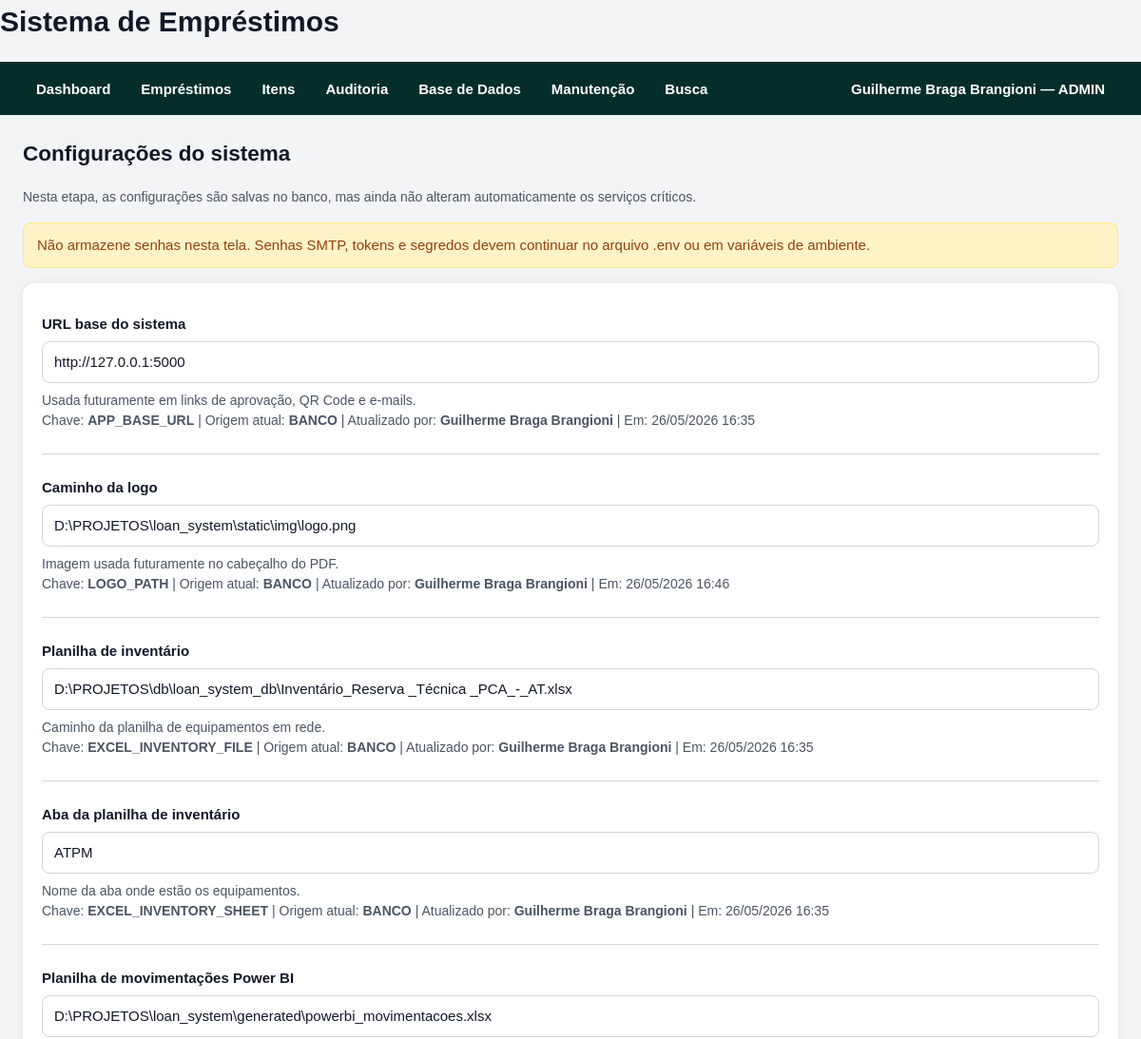
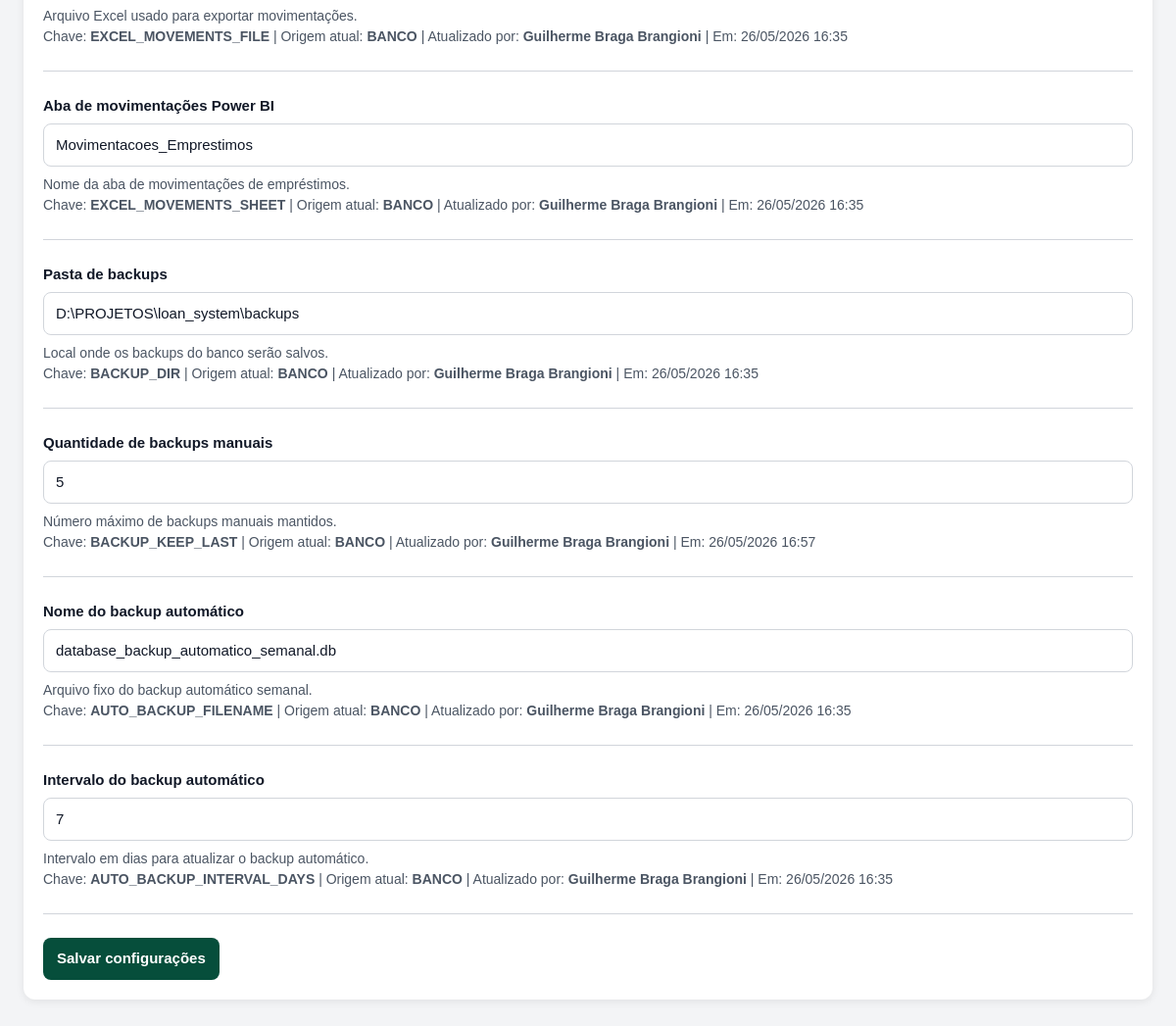
The app's page /configuracoes/ (signed in) with its own data (2 pictures, top to bottom).
### models/system_user.py (models this page shows, shortened)
class SystemUser(db.Model):
    __tablename__ = "system_users"
    id = db.Column(db.Integer, primary_key=True)
    nome = db.Column(db.String(255), nullable=False)
    email = db.Column(db.String(255), nullable=False, unique=True, index=True)
    password_hash = db.Column(db.String(255), nullable=False)
    role = db.Column(db.String(50), nullable=False, default="CONSULTA")
    active = db.Column(db.Boolean, default=True)
    matricula = db.Column(db.String(20))
    telefone = db.Column(db.String(20))
    gerencia = db.Column(db.String(10))
    regional = db.Column(db.String(20))
    equipe = db.Column(db.String(255))
    must_change_password = db.Column(
        db.Boolean,
        nullable=False,
        default=False,
    )
    temporary_password_generated_at = db.Column(db.DateTime)
    password_changed_at = db.Column(db.DateTime)
    last_login_at = db.Column(db.DateTime)
    created_at = db.Column(db.DateTime, default=datetime.utcnow)
    updated_at = db.Column(
        db.DateTime,
        default=datetime.utcnow,
        onupdate=datetime.utcnow,
    )

### models/app_setting.py (models this page shows)
class AppSetting(db.Model):
    __tablename__ = "app_settings"
    id = db.Column(db.Integer, primary_key=True)
    key = db.Column(db.String(100), nullable=False, unique=True, index=True)
    value = db.Column(db.Text)
    description = db.Column(db.String(255))
    updated_by = db.Column(db.String(255))
    created_at = db.Column(db.DateTime, default=datetime.utcnow)
    updated_at = db.Column(
        db.DateTime,
        default=datetime.utcnow,
        onupdate=datetime.utcnow,
    )

### routes/settings_routes.py (the view, shortened to what this page needs)
@settings_bp.route("/", methods=["GET", "POST"])
@role_required(UserRole.ADMIN.value)
def settings_page():
    settings = AppSettingService.list_settings_with_values(
        current_app.config
    )
    return render_template(
        "settings.html",
        settings=settings,
    )

### services/approval_service.py (called while the page is built, shortened)
    @staticmethod
    def count_pending_for_current_user() -> int:
        current_user = AuthService.get_current_user()
        if not current_user:
            return 0
        query = (
            Loan.query
            .join(Approver, Loan.approver_id == Approver.id)
            .filter(Loan.status == LoanStatus.PENDENTE_APROVACAO.value)
        )
        if current_user.role == UserRole.ADMIN.value:
            return query.count()

### services/auth_service.py (called while the page is built)
    @staticmethod
    def count_users() -> int:
        return SystemUser.query.count()

    @staticmethod
    def get_current_user() -> SystemUser | None:
        user_id = session.get(AuthService.SESSION_USER_ID_KEY)
        if not user_id:
            return None
        user = db.session.get(SystemUser, user_id)
        if not user or not user.active:
            AuthService.logout_user()
            return None
        return user

### templates/settings.html
{% extends "base.html" %}
{% block content %}
<h2>Configurações do sistema</h2>
<p class="hint">
    Nesta etapa, as configurações são salvas no banco, mas ainda não alteram automaticamente os serviços críticos.
</p>
<div class="message warning">
    Não armazene senhas nesta tela. Senhas SMTP, tokens e segredos devem continuar no arquivo .env ou em variáveis de ambiente.
</div>
<form method="post" class="form-card">
    {% for setting in settings %}
        <label for="{{ setting.key }}">
            {{ setting.label }}
        </label>
        <input
            type="text"
            id="{{ setting.key }}"
            name="{{ setting.key }}"
            value="{{ setting.value }}"
        >
        <p class="hint">
            {{ setting.description }}
            <br>
            Chave: <strong>{{ setting.key }}</strong>
            |
            Origem atual: <strong>{{ setting.source }}</strong>
            {% if setting.updated_by %}
                |
                Atualizado por: <strong>{{ setting.updated_by }}</strong>
            {% endif %}
            {% if setting.updated_at %}
                |
                Em: {{ setting.updated_at.strftime("%d/%m/%Y %H:%M") }}
            {% endif %}
        </p>
        <hr>
    {% endfor %}
    <button type="submit">
        Salvar configurações
    </button>
</form>
{% endblock %}

### templates/base.html (shortened to what this page needs)
<!DOCTYPE html>
<html lang="pt-BR">
<head>
    <link rel="stylesheet" href="{{ url_for('static', filename='style.css') }}">
</head>
<body>
    <header class="topbar">
        <h1>Sistema de Empréstimos</h1>
        <nav class="navbar">
            <div class="nav-left">
                <a class="nav-link" href="{{ url_for('main_bp.dashboard') }}">
                    Dashboard
                </a>
                {% if current_user %}
                    {% if current_user.role in ["ADMIN", "OPERADOR", "CONSULTA"] %}
                    <div class="nav-item dropdown">
                        <button class="nav-drop-button" type="button">
                            Empréstimos
                        </button>
                    </div>
                    {% endif %}
                    {% if current_user.role in ["ADMIN", "OPERADOR", "CONSULTA"] %}
                    <div class="nav-item dropdown">
                        <button class="nav-drop-button" type="button">
                            Itens
                        </button>
                    </div>
                    {% endif %}
                    {% if current_user.role in ["ADMIN", "OPERADOR"] %}
                    <div class="nav-item dropdown">
                        <button class="nav-drop-button" type="button">
                            Auditoria
                        </button>
                    </div>
                    {% endif %}
                    {% if current_user.role in ["ADMIN", "OPERADOR"] %}
                    <div class="nav-item dropdown">
                        <button class="nav-drop-button" type="button">
                            Base de Dados
                        </button>
                    </div>
                    {% endif %}
                    {% if current_user.role == "ADMIN" %}
                    <div class="nav-item dropdown">
                        <button class="nav-drop-button" type="button">
                            Manutenção
                        </button>
                    </div>
                    {% endif %}
                    <a class="nav-link" href="{{ url_for('search_bp.global_search') }}">
                        Busca
                    </a>
                {% endif %}
            </div>
            <div class="nav-right">
                {% if current_user %}
                    <div class="nav-item dropdown user-menu">
                        <button class="nav-drop-button" type="button">
                            {{ current_user.nome }} — {{ current_user.role }}
                        </button>
                    </div>
                {% else %}
                    <a class="nav-link" href="{{ url_for('auth_bp.login') }}">
                        Entrar
                    </a>
                {% endif %}
            </div>
        </nav>
    </header>
    <main class="container">
        {% block content %}{% endblock %}
    </main>
</body>
</html>

### static/style.css (style rules this page uses)
* { box-sizing: border-box; }
body { margin: 0; padding: 0; font-family: Arial, Helvetica, sans-serif; font-size: 15px; line-height: 1.5; background: #f3f4f6; color: #111827; }
h1, h2, h3, h4 { margin-top: 0; color: #111827; }
h2 { margin-bottom: 18px; }
a { color: #2563eb; text-decoration: none; }
hr { border: none; border-top: 1px solid #d1d5db; margin: 24px 0; }
main, .container { max-width: 1400px; margin: 0 auto; padding: 24px; }
.navbar { background: #1f2937; color: white; display: flex; justify-content: space-between; align-items: center; gap: 16px; padding: 0 24px; min-height: 56px; position: relative; z-index: 1000; }
.navbar * { box-sizing: border-box; }
.nav-left, .nav-right { display: flex; align-items: center; gap: 4px; }
.nav-item { position: relative; display: flex; align-items: center; }
.nav-link, .nav-drop-button { height: 56px; display: flex; align-items: center; justify-content: center; padding: 0 14px; margin: 0; color: white; background: transparent; border: none; font-family: inherit; font-size: 15px; font-weight: 600; line-height: 1; text-decoration: none; cursor: pointer; white-space: nowrap; }
.user-menu .nav-drop-button { max-width: 380px; overflow: hidden; text-overflow: ellipsis; }
.message, .flash, .alert { padding: 12px 14px; margin-bottom: 16px; border-radius: 8px; border: 1px solid transparent; }
.warning { background: #fef3c7; color: #92400e; border-color: #fde68a; }
.hint { color: #4b5563; font-size: 14px; margin: 8px 0 16px; }
form { margin: 0; }
.form-card { background: white; padding: 20px; border-radius: 12px; margin-bottom: 20px; box-shadow: 0 2px 8px rgba(0, 0, 0, 0.08); }
label { display: block; font-weight: 600; margin-top: 12px; margin-bottom: 6px; color: #111827; }
input, select, textarea { width: 100%; padding: 10px 12px; border: 1px solid #d1d5db; border-radius: 8px; font: inherit; background: white; color: #111827; }
button, .button { display: inline-flex; align-items: center; justify-content: center; min-height: 40px; padding: 10px 14px; border: none; border-radius: 8px; background: #2563eb; color: white; font: inherit; font-weight: 600; text-decoration: none; cursor: pointer; }
:root { --primary-green: #064e3b; --primary-green-hover: #065f46; --primary-green-light: #d1fae5; --primary-green-border: #10b981; --primary-green-text: #064e3b; }
a { color: var(--primary-green); }
button, .button { background: var(--primary-green); color: white; }
.navbar { background: #052e2b; }

### records on screen
SystemUser: nome "Guilherme Braga Brangioni", role "ADMIN"
AppSetting: label "URL base do sistema", APP_BASE_URL "http://127.0.0.1:5000", description "Usada futuramente em links de aprovação, QR Code e e-mails.", key "APP_BASE_URL", source "BANCO", updated_by "Guilherme Braga Brangioni", updated_at "26/05/2026 16:35"
AppSetting: label "Caminho da logo", LOGO_PATH "D:\\PROJETOS\\loan_system\\static\\img\\logo.png", description "Imagem usada futuramente no cabeçalho do PDF.", key "LOGO_PATH", source "BANCO", updated_by "Guilherme Braga Brangioni", updated_at "26/05/2026 16:46"
AppSetting: label "Planilha de inventário", EXCEL_INVENTORY_FILE "D:\\PROJETOS\\db\\loan_system_db\\Inventário_Reserva _Técnica _PCA_-_AT.xlsx", description "Caminho da planilha de equipamentos em rede.", key "EXCEL_INVENTORY_FILE", source "BANCO", updated_by "Guilherme Braga Brangioni", updated_at "26/05/2026 16:35"
AppSetting: label "Aba da planilha de inventário", EXCEL_INVENTORY_SHEET "ATPM", description "Nome da aba onde estão os equipamentos.", key "EXCEL_INVENTORY_SHEET", source "BANCO", updated_by "Guilherme Braga Brangioni", updated_at "26/05/2026 16:35"
AppSetting: label "Planilha de movimentações Power BI", EXCEL_MOVEMENTS_FILE "D:\\PROJETOS\\loan_system\\generated\\powerbi_movimentacoes.xlsx", description "Arquivo Excel usado para exportar movimentações.", key "EXCEL_MOVEMENTS_FILE", source "BANCO", updated_by "Guilherme Braga Brangioni", updated_at "26/05/2026 16:35"
AppSetting: label "Aba de movimentações Power BI", EXCEL_MOVEMENTS_SHEET "Movimentacoes_Emprestimos", description "Nome da aba de movimentações de empréstimos.", key "EXCEL_MOVEMENTS_SHEET", source "BANCO", updated_by "Guilherme Braga Brangioni", updated_at "26/05/2026 16:35"
AppSetting: label "Pasta de backups", BACKUP_DIR "D:\\PROJETOS\\loan_system\\backups", description "Local onde os backups do banco serão salvos.", key "BACKUP_DIR", source "BANCO", updated_by "Guilherme Braga Brangioni", updated_at "26/05/2026 16:35"
AppSetting: label "Quantidade de backups manuais", BACKUP_KEEP_LAST "5", description "Número máximo de backups manuais mantidos.", key "BACKUP_KEEP_LAST", source "BANCO", updated_by "Guilherme Braga Brangioni", updated_at "26/05/2026 16:57"
AppSetting: label "Nome do backup automático", AUTO_BACKUP_FILENAME "database_backup_automatico_semanal.db", description "Arquivo fixo do backup automático semanal.", key "AUTO_BACKUP_FILENAME", source "BANCO", updated_by "Guilherme Braga Brangioni", updated_at "26/05/2026 16:35"
AppSetting: label "Intervalo do backup automático", AUTO_BACKUP_INTERVAL_DAYS "7", description "Intervalo em dias para atualizar o backup automático.", key "AUTO_BACKUP_INTERVAL_DAYS", source "BANCO", updated_by "Guilherme Braga Brangioni", updated_at "26/05/2026 16:35"
